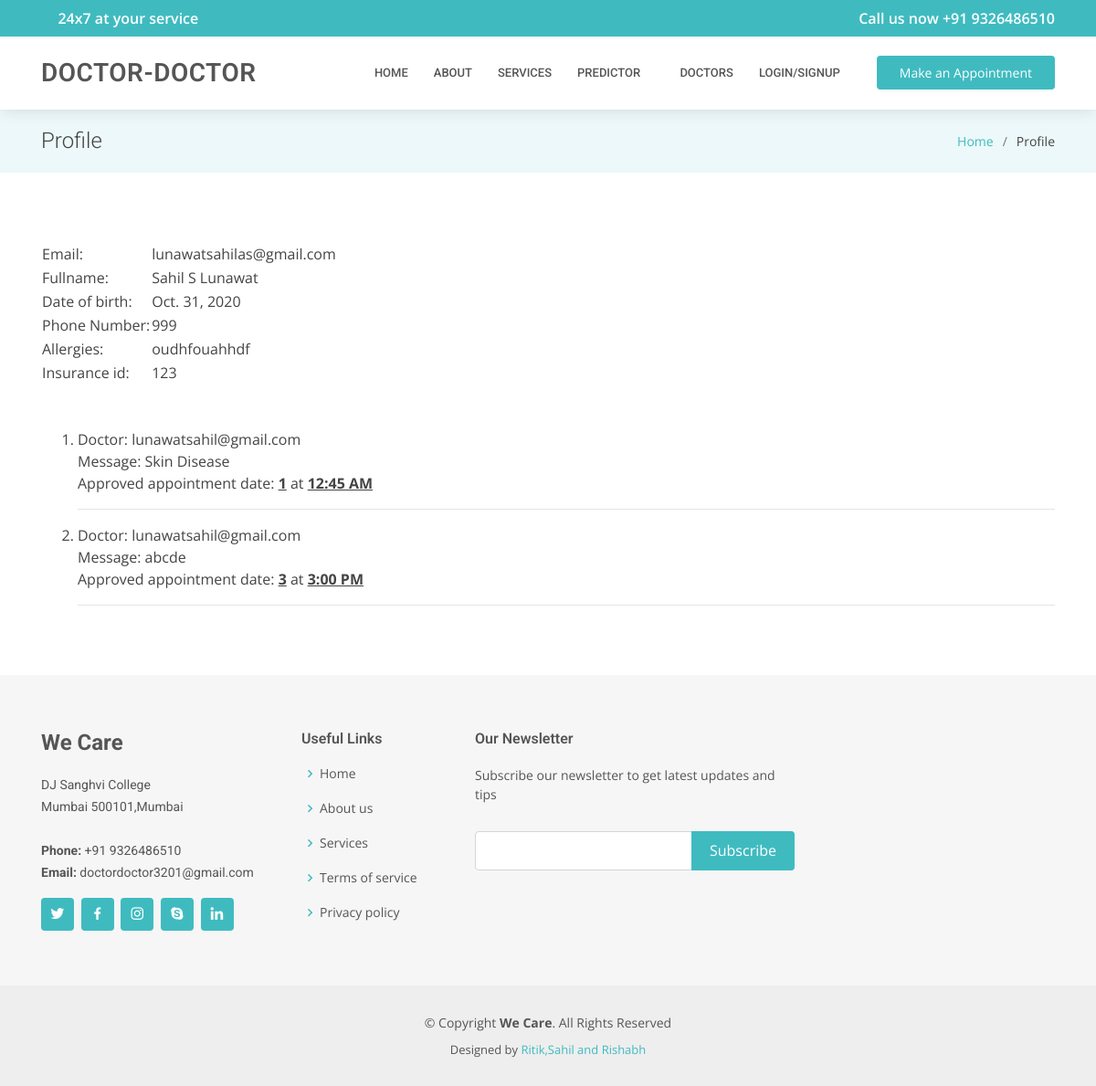
The page /accounts/client_profile/8/ on the database as committed earlier.
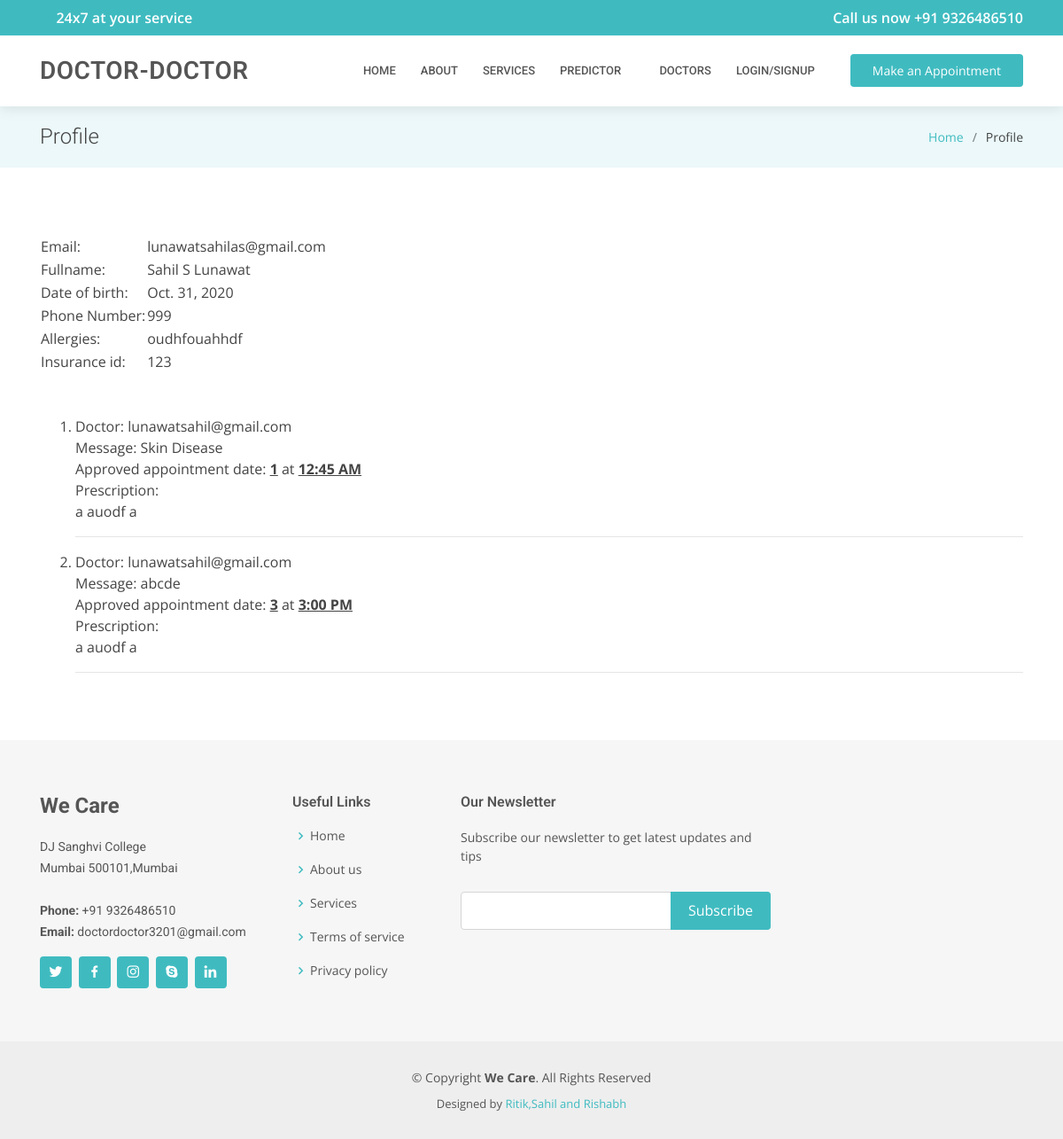
The same page on the database as committed later.
### accounts/models.py (models this page shows, shortened)
class Appointment(models.Model):
    id              = models.AutoField(primary_key=True)
    doctor          = models.ForeignKey(Doctor,related_name='appointment_doctor',on_delete=models.CASCADE)
    patient         = models.ForeignKey(Patient,related_name='appointment_patient',on_delete=models.CASCADE)
    day1            = models.DateField(blank=True, editable=True,null=True)
    day2            = models.DateField(blank=True, editable=True,null=True)
    day3            = models.DateField(blank=True, editable=True,null=True)
    message         = models.CharField(blank=True, null=True, max_length=512)
    approved_for    = models.CharField(blank=True, editable=True,null=True, max_length=10)
    approved_time   = models.CharField(blank=True, editable=True,null=True, max_length=10)
    prescription    = models.CharField(blank=True, editable=True,null=True, max_length=1000)
    class Meta:
        verbose_name = 'Appointment'

class CustomUser(AbstractUser):
    id              = models.AutoField(primary_key=True)
    username        = models.CharField(max_length=30,null=True,blank=True)
    fullname        = models.CharField(blank=True, null=True, max_length=255)##
    is_doctor       = models.BooleanField(default=False, blank=True, null=True)
    password        = models.CharField(max_length=255)
    email           = models.EmailField(max_length=254, unique=True)
    date_of_birth   = models.DateField(blank=True, editable=True,null=True)
    date_created    = models.DateField(auto_now=True, editable=False)
    is_active       = models.BooleanField(default=True)
    is_admin        = models.BooleanField(default=False)
    USERNAME_FIELD  = 'email'
    REQUIRED_FIELDS = []
    objects = CustomUserManager()
    def __str__(self):
        return str(self.email)

### accounts/views.py (the view)
# urls.py: url(r'^accounts/client_profile/(?P<id>[\d]+)/$',views.patient_profile,name='patient_profile'),
def patient_profile(request,id):
    context = {}
    queryset = Patient.objects.filter(customuser_ptr_id=id)
    context['appointments'] = Appointment.objects.filter(patient=id)
    context['fields'] = queryset.get()
    context['patient_profile'] = 'y'
    return render(request, 'accounts/profile.html',context)

### accounts/templatetags/profile_tags.py (called while the page is built)
@register.filter(name='has_group')
def has_group(user, group_name):
    return user.groups.filter(name=group_name).exists()

### accounts/templates/accounts/profile.html (shortened to what this page needs)
{% extends "DoctorDoctor/base.html" %}
{% load profile_tags %}
{% block title_page %}Profile{% endblock %}
{% block title_in_li %}Profile{% endblock %}
{% block inner_page %}
<table>
    <tr>
        <td>Email: </td>
        <td>{{fields.email}}</td>
    </tr>
    <tr>{% if fields.fullname%} <td>Fullname: </td>
        <td>{{fields.fullname}}{% endif%}</td>
    </tr>
    <tr>{% if fields.date_of_birth%} <td>Date of birth: </td>
        <td>{{fields.date_of_birth}}{% endif%}</td>
    </tr>
    <tr>{% if fields.phone_number%} <td>Phone Number: </td>
        <td>{{fields.phone_number}}{% endif%}</td>
    </tr>
    <tr>{% if fields.allergies%} <td>Allergies: </td>
        <td>{{fields.allergies}}{% endif%}</td>
    </tr>
    <tr>{% if fields.insurance_id%} <td>Insurance id: </td>
        <td>{{fields.insurance_id}}{% endif%}</td>
    </tr>
</table>
<br><br>
{% if patient_profile %}
<ol>
{% for app in appointments %}
<li>
Doctor: {{app.doctor}}
<br> Message: {{app.message}}
{% if app.approved_for %}<br> Approved appointment date: <u><strong>{{app.approved_for}}</strong></u> at
<u><strong>{{app.approved_time}}</strong></u><br>{% endif %}
{% if app.prescription %}Prescription:<br>{{app.prescription}}{% endif %}
</li><hr>
{% endfor %}
</ol>
{% else %}
{% if request.user|has_group:"Doctors" %}
<a href="{% url 'accounts:doctor_user_update' %}" class="appointment-btn">Edit</a>
{% else %}
<a href="{% url 'accounts:user_update' %}" class="appointment-btn">Edit</a>
{% endif %}
{% endif %}
{% endblock %}

Rows that differ between the two databases and show on the page:
changed Appointment "Skin Disease": prescription (not shown) → "a auodf a"
changed Appointment "abcde": prescription (not shown) → "a auodf a"
